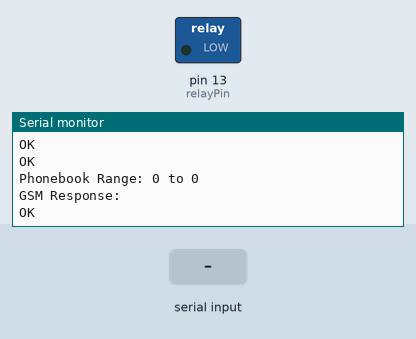
This sketch was run on a simulated Arduino Uno, built with avr-gcc and run on an emulated ATmega328P. Shown: switched loads named in the sketch (green lamp = pin HIGH), the last lines printed to the serial monitor. The inputs (shaded band) are chosen by the test bench. The modem accepts every AT command (registered, SIM ready, sends succeed) and sends nothing else.

Above: at 6.2 s.
6.3 s: "+CLIP:" received over the second serial link
At 7.7 s:
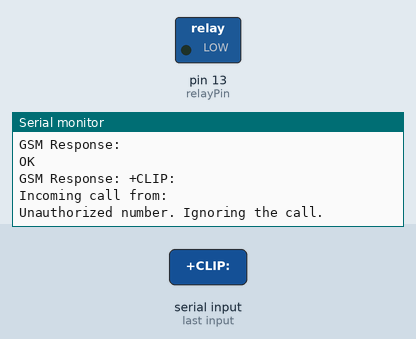
8.8 s: "+CPBR:" received over the second serial link
At 11.0 s:
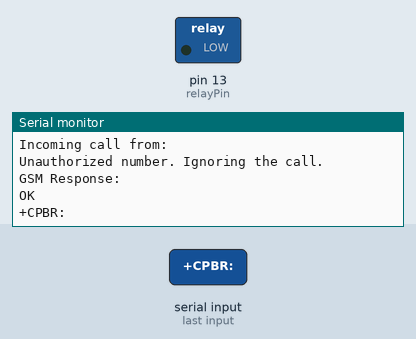
11.3 s: "(" received over the second serial link
At 13.4 s:
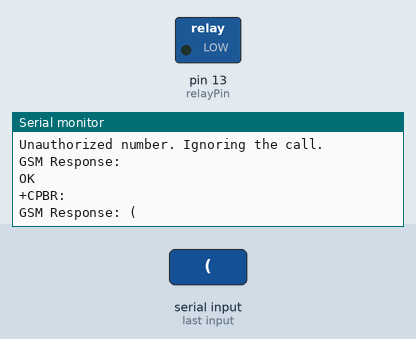

The sketch:

combined_schetch.ino
```cpp
#include <SoftwareSerial.h>

// Pins for GSM Module
SoftwareSerial gsm(10, 11); // RX, TX

// Pin for Relay
const int relayPin = 13;

String* allowedNumbers;
String range;
int startIdx;
int middleIdx;
int endIdx;
int startRange;
int endRange;
int allowedNumbersCount;

void setup() {
  Serial.begin(9600);     // Debugging
  gsm.begin(9600);        // GSM Module communication
  pinMode(relayPin, OUTPUT);
  digitalWrite(relayPin, LOW); // Ensure the relay is off initially

  Serial.println("Initializing...");
  gsm.println("AT"); // Check GSM module
  delay(1000);

  if (gsm.find("OK")) {
    Serial.println("GSM Module Connected.");
  } else {
    Serial.println("GSM Module Failed to Connect.");
    while (1);
  }

  // Select SIM phonebook storage
  gsm.println("AT+CPBS=\"SM\"");
  delay(1000);

  String range = getPBRange();
  Serial.println("Phonebook Range Response: " + range);

  startIdx = getStartIdx( range);
  middleIdx = getMiddleIdx( range, startIdx);
  endIdx = getEndIdx( range, middleIdx);

  startRange = extractStartRange( range, startIdx, middleIdx);
  endRange = extractEndRange( range, middleIdx, endIdx);
  Serial.println("Phonebook Range: " + String(startRange) + " to " + String(endRange));

  // Whitelisted numbers
  allowedNumbersCount = 0;
  readPhoneBook();

  // Enable caller ID notification
  gsm.println("AT+CLIP=1");
  delay(1000);
}

void loop() {
  // Check for incoming data from GSM module
  if (gsm.available()) {
    String response = gsm.readString();
    Serial.println("GSM Response: " + response);

    // Check for an incoming call
    if (response.indexOf("+CLIP:") != -1) {
      String callerNumber = extractPhoneNumber(response);
      Serial.println("Incoming call from: " + callerNumber);

      // Validate the caller's number
      if (isAllowedNumber(callerNumber)) {
        Serial.println("Number authorized. Turning on the relay.");
        digitalWrite(relayPin, HIGH); // Turn on relay
        delay(5000);                 // Keep relay on for 5 seconds
        digitalWrite(relayPin, LOW); // Turn off relay
        Serial.println("Relay turned off.");
      } else {
        // wait for a response maybe add them
        Serial.println("Unauthorized number. Ignoring the call.");
      }

      // End the call
      gsm.println("ATH");
      delay(1000);
    }
  }
}

// Function to check if the number is in the allowed list
bool isAllowedNumber(String number) {
  for (int i = 0; i < allowedNumbersCount && allowedNumbers[i] != ""; i++) {
    if (allowedNumbers[i] == number) {
      return true;
    }
  }
  return false;
}

// Function to read phonebook entries from SIM
void readPhoneBook(){
  while( allowedNumbers[allowedNumbersCount] != "") {
    String entry = getEntry( allowedNumbersCount);
    if (entry.indexOf("+CPBR:") != -1) {
      Serial.println("Phonebook Entry: " + entry);
      String number = extractPhoneNumber(entry);
      allowedNumbers[allowedNumbersCount++] = number;
      Serial.println("Stored Number: " + number);
    }
  }
}

String getPBRange(){
  gsm.println("AT+CPBR=?");
  delay(1000);
  return getResponse();
}

int getStartIdx(String range){
  return range.indexOf("(") + 1;
}

int getMiddleIdx(String range, int startIdx){
  return range.indexOf("-", startIdx);
}

int getEndIdx(String range, int middleIdx){
  return range.indexOf(")", middleIdx);
}

int extractStartRange( String range, int startIdx, int middleIdx){
  return range.substring(startIdx, middleIdx).toInt();
}

int extractEndRange( String range, int middleIdx, int endIdx){
  return range.substring(middleIdx + 1, endIdx).toInt();
}

String getEntry( int i){
  gsm.print("AT+CPBR=");
  gsm.println(i);
  delay(500);
  return getResponse();
}

String getResponse(){
  String response = "";
  while (gsm.available()) {
    response += gsm.readString();
  }
  return response;
}

// Function to extract phone number from +CPBR response
String extractPhoneNumber(String response) {
  int startIdx = response.indexOf("\"") + 1; // Start of phone number
  int endIdx = response.indexOf("\"", startIdx); // End of phone number

  if (startIdx != -1 && endIdx != -1) {
    return response.substring(startIdx, endIdx);
  }

  return ""; // Return empty if no valid number is found
}
```

Measured:
- after the input at 6.3 s, the serial monitor: prints a new line after 1.0 s (image 1)
- after the input at 8.8 s, the serial monitor: prints a new line after 1.0 s (image 2)
- after the input at 11.3 s, the serial monitor: prints a new line after 1.0 s (image 3)
